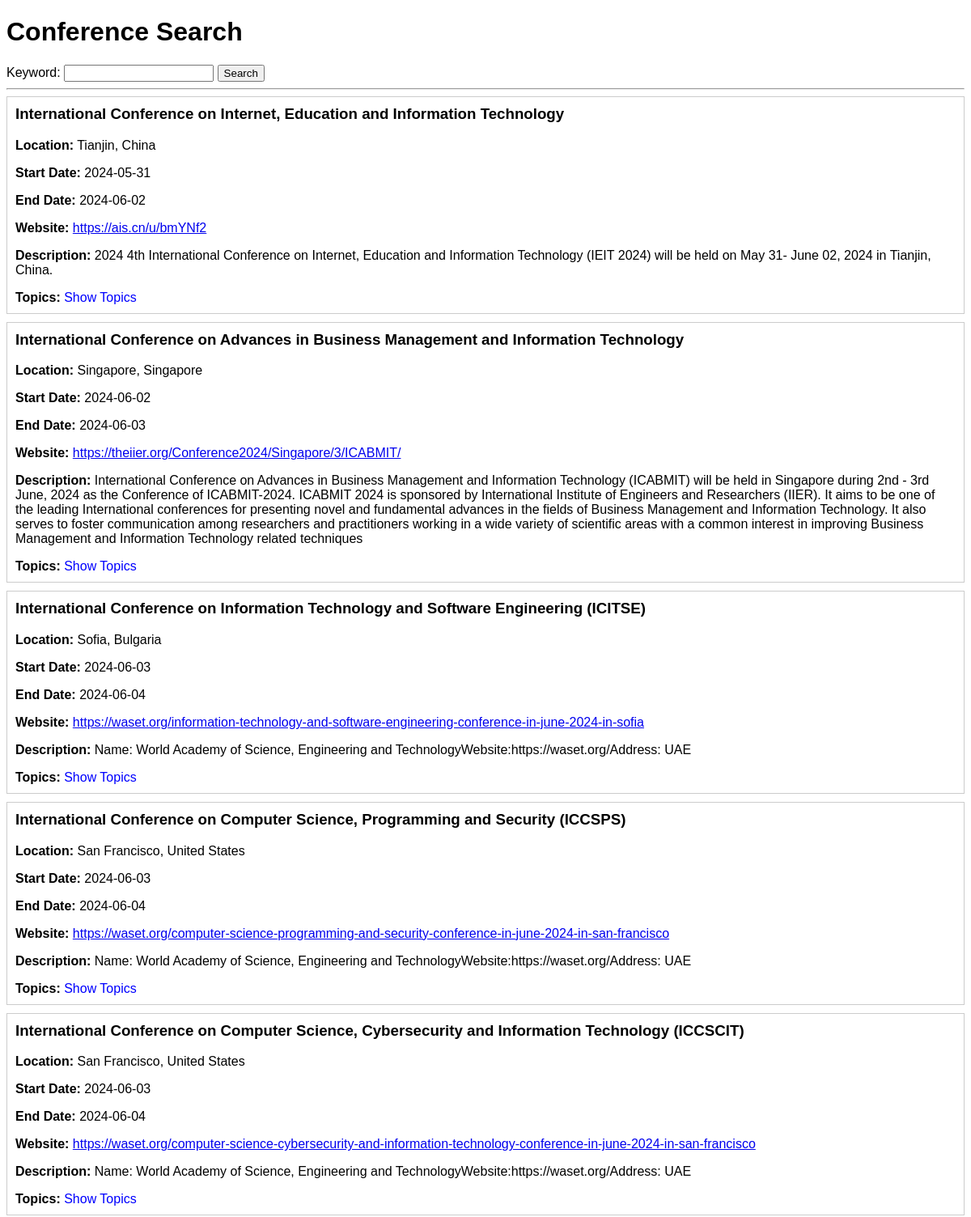
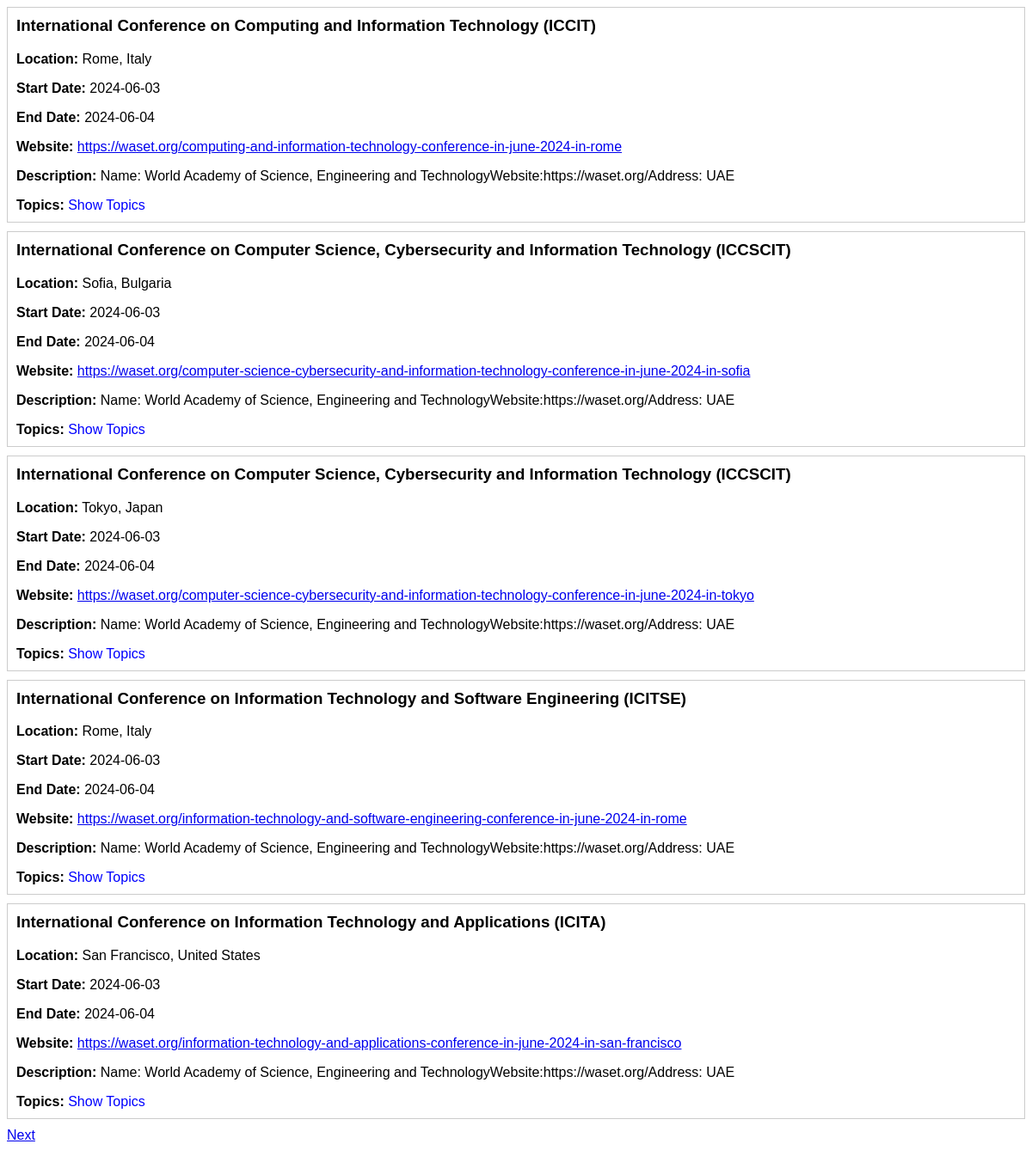
The page / on the database its author committed (2 pictures, top to bottom).
### app.py (models this page shows)
class Conference(db.Model):
    id = db.Column(db.Integer, primary_key=True)
    name = db.Column(db.String(100), nullable=False)
    location = db.Column(db.String(100), nullable=False)
    start_date = db.Column(db.Date, nullable=False)
    end_date = db.Column(db.Date, nullable=False)
    website = db.Column(db.String(100), nullable=False)
    description = db.Column(db.Text, nullable=True)
    topics = db.relationship('Topic', secondary=ConferenceTopic.__tablename__, backref='Conference')

### app.py (the view)
@app.route('/', methods=['GET'])
def index():
    keyword = request.args.get('keyword', '')
    page = request.args.get('page', 1, type=int)
    per_page = 10
    query = Conference.query.join(ConferenceTopic).join(Topic)
    if keyword:
        query = query.filter(db.or_(
            Conference.name.ilike(f'%{keyword}%'),
            Conference.description.ilike(f'%{keyword}%'),
            Topic.name.ilike(f'%{keyword}%')
        ))
    filtered_conferences = query.distinct().paginate(page=page, per_page=per_page)
    return render_template('index.html', conferences=filtered_conferences)

### templates/index.html (shortened to what this page needs)
<!DOCTYPE html>
<html lang="en">
<head>
</head>
<body>
    <h1>Conference Search</h1>
    <form action="/" method="GET">
        <label for="keyword">Keyword:</label>
        <input type="text" id="keyword" name="keyword" value="{{ request.args.get('keyword', '') }}">
        <button type="submit">Search</button>
    </form>
    <hr>
    {% for conference in conferences.items %}
        <div class="conference">
            <h3>{{ conference.name }}</h3>
            <p><strong>Location:</strong> {{ conference.location }}</p>
            <p><strong>Start Date:</strong> {{ conference.start_date }}</p>
            <p><strong>End Date:</strong> {{ conference.end_date }}</p>
            <p><strong>Website:</strong> <a href="{{ conference.website }}" target="_blank">{{ conference.website }}</a></p>
            {% if conference.description %}
                <p><strong>Description:</strong> {{ conference.description }}</p>
            {% endif %}
            <div class="topics">
                <strong>Topics:</strong>
                <span class="show-topics" onclick="toggleTopics(this)">Show Topics</span>
            </div>
        </div>
    {% endfor %}
    <div class="pagination">
        {% if conferences.has_next %}
            <a href="?page={{ conferences.next_num }}&keyword={{ request.args.get('keyword', '') }}">Next</a>
        {% endif %}
    </div>
</body>
</html>

### templates/index.html (style rules this page uses)
body { font-family: Arial, sans-serif; }
.conference { border: 1px solid #ccc; margin-bottom: 10px; padding: 10px; }
.conference h3 { margin-top: 0; }
.topics { margin-top: 5px; }
.show-topics { cursor: pointer; color: blue; }

### rows shown on the page
Conference: name "International Conference on Internet, Education and Information Technology", location "Tianjin, China", start_date "2024-05-31", end_date "2024-06-02", website "https://ais.cn/u/bmYNf2", description "2024 4th International Conference on Internet, Education and Information Technology (IEIT 2024) will be held on May 31- June 02, 2024 in Tianjin, China."
Conference: name "International Conference on Advances in Business Management and Information Technology", location "Singapore, Singapore", start_date "2024-06-02", end_date "2024-06-03", website "https://theiier.org/Conference2024/Singapore/3/ICABMIT/", description "International Conference on Advances in Business Management and Information Technology (ICABMIT) will be held in Singapore during 2nd - 3rd June, 2024 as the Conference of ICABMIT-2024. ICABMIT 2024 is sponsored by International Institute of Engineers and Researchers (IIER). It aims to be one of the leading International conferences for presenting novel and fundamental advances in the fields of Business Management and Information Technology. It also serves to foster communication among researchers and practitioners working in a wide variety of scientific areas with a common interest in improving Business Management and Information Technology related techniques"
Conference: name "International Conference on Information Technology and Software Engineering (ICITSE)", location "Sofia, Bulgaria", start_date "2024-06-03", end_date "2024-06-04", website "https://waset.org/information-technology-and-software-engineering-conference-in-june-2024-in-sofia", description "Name: World Academy of Science, Engineering and TechnologyWebsite:https://waset.org/Address: UAE"
Conference: name "International Conference on Computer Science, Programming and Security (ICCSPS)", location "San Francisco, United States", start_date "2024-06-03", end_date "2024-06-04", website "https://waset.org/computer-science-programming-and-security-conference-in-june-2024-in-san-francisco", description "Name: World Academy of Science, Engineering and TechnologyWebsite:https://waset.org/Address: UAE"
Conference: name "International Conference on Computer Science, Cybersecurity and Information Technology (ICCSCIT)", location "San Francisco, United States", start_date "2024-06-03", end_date "2024-06-04", website "https://waset.org/computer-science-cybersecurity-and-information-technology-conference-in-june-2024-in-san-francisco", description "Name: World Academy of Science, Engineering and TechnologyWebsite:https://waset.org/Address: UAE"
Conference: name "International Conference on Computing and Information Technology (ICCIT)", location "Rome, Italy", start_date "2024-06-03", end_date "2024-06-04", website "https://waset.org/computing-and-information-technology-conference-in-june-2024-in-rome", description "Name: World Academy of Science, Engineering and TechnologyWebsite:https://waset.org/Address: UAE"
Conference: name "International Conference on Computer Science, Cybersecurity and Information Technology (ICCSCIT)", location "Sofia, Bulgaria", start_date "2024-06-03", end_date "2024-06-04", website "https://waset.org/computer-science-cybersecurity-and-information-technology-conference-in-june-2024-in-sofia", description "Name: World Academy of Science, Engineering and TechnologyWebsite:https://waset.org/Address: UAE"
Conference: name "International Conference on Computer Science, Cybersecurity and Information Technology (ICCSCIT)", location "Tokyo, Japan", start_date "2024-06-03", end_date "2024-06-04", website "https://waset.org/computer-science-cybersecurity-and-information-technology-conference-in-june-2024-in-tokyo", description "Name: World Academy of Science, Engineering and TechnologyWebsite:https://waset.org/Address: UAE"
Conference: name "International Conference on Information Technology and Software Engineering (ICITSE)", location "Rome, Italy", start_date "2024-06-03", end_date "2024-06-04", website "https://waset.org/information-technology-and-software-engineering-conference-in-june-2024-in-rome", description "Name: World Academy of Science, Engineering and TechnologyWebsite:https://waset.org/Address: UAE"
Conference: name "International Conference on Information Technology and Applications (ICITA)", location "San Francisco, United States", start_date "2024-06-03", end_date "2024-06-04", website "https://waset.org/information-technology-and-applications-conference-in-june-2024-in-san-francisco", description "Name: World Academy of Science, Engineering and TechnologyWebsite:https://waset.org/Address: UAE"
